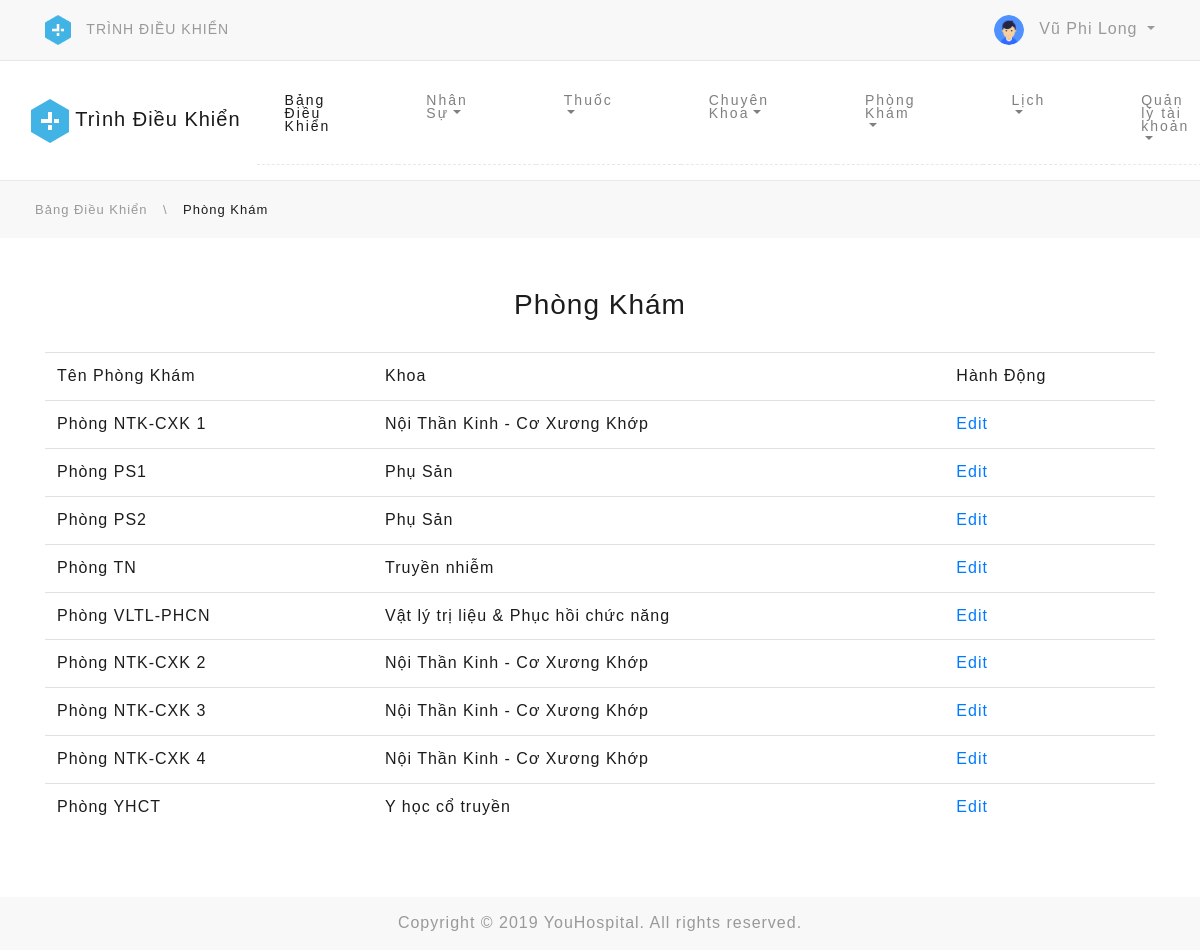
Screenshot of /Admin/?controller=Clinic (signed in) with the database file from the repository.
### tables this page shows
CREATE TABLE `clinic` (
  `cli_id` int(11) NOT NULL,
  `cli_name` varchar(256) NOT NULL,
  `cli_dep_code` varchar(50) NOT NULL
);

CREATE TABLE `department` (
  `dep_id` int(11) NOT NULL,
  `dep_code` varchar(50) NOT NULL,
  `dep_name` varchar(50) NOT NULL,
  `dep_description` text NOT NULL
);

### Admin/Controller/ClinicController.php (called while the page is built, shortened)
<?php
require_once 'Model/ClinicModel.php';
    class ClinicController{
	public function getView(){
                $model = new ClinicModel();
                $cli = $model->selectClinic();
		require_once('View/clinic.php');
	}
    }
?>

### Admin/index.php (called while the page is built, shortened)
<?php
if (isset($_GET['controller'])) {
	if (isset($_GET['action'])) {
		$action = $_GET['action'];
	} else {
		$action = 'getView';
	}
} else {
	$controller = 'Home';
	$action = 'getView';
}
$controller = new $controllerName();
$controller->$action();
?>

### Admin/Model/ClinicModel.php (called while the page is built, shortened)
<?php
    class ClinicModel{
        public function selectClinic(){
            $db = new Database();
            $conn = $db->dbConnect();
            $sql = "SELECT * FROM clinic INNER JOIN department ON cli_dep_code = dep_code";
            $arr_rs = array();
            $rs = $conn->query($sql);
            if($rs->num_rows > 0){
                while($result = $rs->fetch_assoc()){
                    $arr_rs[] = $result;
                }
            }
            return $arr_rs;
        }
    }
?>

### Admin/View/clinic.php (the view, shortened to what this page needs)
<!DOCTYPE html>
<html lang="en">
<head>
	<link rel="stylesheet" href="../lib/bootstrap-4.0.0/dist/css/bootstrap.min.css">
	<link rel="stylesheet" href="assets/css/style.css">
        <link rel="stylesheet" href="../lib/fontawesome-free-5.9.0-web/css/all.min.css">
	<link rel="stylesheet" href="../lib/jquery-ui/jquery-ui.min.css">
</head>
<body>
    <?php include_once('include/header.php') ?>
	<div class="navigation">
		<div class="container-fluid">
			<nav class="navbar navbar-expand-xl navbar-light">
			  	<a class="navbar-brand" href=".">
			  		<img src="../assets/images/logo/header_logo.png"> Trình Điều Khiển
			  	</a>
			  	<div class="collapse navbar-collapse justify-content-center" id="navbarNav">
				    <ul class="navbar-nav">
				      	<li class="nav-item active">
				        	<a class="nav-link" href=".">Bảng Điều Khiển</a>
				      	</li>
						<li class="nav-item dropdown">
				        	<a class="nav-link dropdown-toggle" href="#" role="button" id="navEmpDropdown" data-toggle="dropdown" aria-haspopup="true" aria-expanded="false">Nhân Sự</a>
				      	</li>
						<li class="nav-item dropdown">
				        	<a class="nav-link dropdown-toggle" href="#" role="button" id="navMedDropdown" data-toggle="dropdown" aria-haspopup="true" aria-expanded="false">Thuốc</a>
						</li>
				      	<li class="nav-item dropdown">
				        	<a class="nav-link dropdown-toggle" href="#" role="button" id="navDepDropdown" data-toggle="dropdown" aria-haspopup="true" aria-expanded="false">Chuyên Khoa</a>
						</li>
						<li class="nav-item dropdown">
							<a class="nav-link dropdown-toggle" href="#" role="button" id="navDepDropdown" data-toggle="dropdown" aria-haspopup="true" aria-expanded="false">Phòng Khám</a>
						</li>
						<li class="nav-item dropdown">
							<a class="nav-link dropdown-toggle" href="#" role="button" id="navDepDropdown" data-toggle="dropdown" aria-haspopup="true" aria-expanded="false">Lịch</a>
						</li>
						<li class="nav-item dropdown">
				        	<a class="nav-link dropdown-toggle" href="#" role="button" id="navDepDropdown" data-toggle="dropdown" aria-haspopup="true" aria-expanded="false">Quản lý tài khoản</a>
				      	</li>
				    </ul>
			  	</div>
			</nav>
		</div>
	</div>
	<div class="breadcrumbs">
		<div class="container">
			<a href=".">Bảng Điều Khiển</a>
			<span>\</span>
			<a class="active" href="add_patient.php">Phòng Khám</a>
		</div>
	</div>
    <div class="add-patient">
		<div class="title">
			<h4>Phòng Khám</h4>
		</div>
        <div class="container">
            <div class="form-add-patient">
                <br/>
                <form id="form-add-patient" method="post" action="">
                    <table width="80%" border="0" class="table table-hover">
                        <tr>
                            <td>Tên Phòng Khám</td>
                            <td>Khoa</td>
                            <td>Hành Động</td>
                        </tr>
                        <?php   foreach ($cli as $value) {  ?>
                        <tr>
                            <td><?=$value['cli_name']?></td>
                            <td><?=$value['dep_name']?></td>
                            <td><a href="?controller=Clinic&action=getViewEdit&id=<?=$value['cli_id']?>">Edit</a></td>
                        </tr>
                        <?php } ?>
                    </table>
                </form>
            </div>
        </div>
	</div>
    <?php include_once('include/footer.php'); ?>
</body>
</html>

### Admin/assets/css/style.css (style rules this page uses)
* { margin: 0; padding: 0; }
body { font-family: Helvetica, Arial, sans-serif; color: #1c1c1c; letter-spacing: 1px; line-height: 1.42857; }
div.navigation { padding: 7px 0; border-top: 1px solid #e8e8e8; border-bottom: 1px solid #e8e8e8; }
div.navigation nav.navbar div.collapse ul.navbar-nav li { display: flex; }
div.navigation nav.navbar div.collapse ul.navbar-nav li:after { content: "|"; display: list-item; text-align: -webkit-match-parent; margin: 2px 20px; color: #727475; font-weight: 400; }
div.navigation nav.navbar div.collapse ul.navbar-nav li a { font-size: 14px; line-height: 13px; font-weight: 400; letter-spacing: 2px; transition: 0.4s all; }
div.navigation nav.navbar div.collapse ul.navbar-nav li:last-child:after { content: ''; margin: 0; }
div.navigation nav.navbar a.navbar-brand { display: none; }
@media (max-width: 1200px) { div.navigation nav.navbar div.collapse ul.navbar-nav li { padding: 10px 20px; border-bottom: 1px dashed #e8e8e8; } }
@media (max-width: 1200px) { div.navigation nav.navbar div.collapse ul.navbar-nav li:after { content: ''; } }
@media (max-width: 1200px) { div.navigation nav.navbar a.navbar-brand { display: block; } }
div.add-patient { padding: 50px 0; }
div.add-patient div.title h4 { text-align: center; font-size: 28px; }
div.breadcrumbs { background-color: #f8f8f8; }
div.breadcrumbs div.container { padding: 17px 0; }
div.breadcrumbs div.container a { color: #999; font-size: 13px; margin: 0 5px; transition: 0.4s all; text-decoration: none; }
div.breadcrumbs div.container a.active { color: #1c1c1c; }
div.breadcrumbs div.container span { color: #999; font-size: 13px; margin: 0 5px; }
.table tr th, .table tr td { vertical-align: middle; }

### rows the page displays
clinic: cli_name "Phòng NTK-CXK 1", department.dep_name "Nội Thần Kinh - Cơ Xương Khớp"
clinic: cli_name "Phòng PS1", department.dep_name "Phụ Sản"
clinic: cli_name "Phòng PS2", department.dep_name "Phụ Sản"
clinic: cli_name "Phòng TN", department.dep_name "Truyền nhiễm"
clinic: cli_name "Phòng VLTL-PHCN", department.dep_name "Vật lý trị liệu & Phục hồi chức năng"
clinic: cli_name "Phòng NTK-CXK 2", department.dep_name "Nội Thần Kinh - Cơ Xương Khớp"
clinic: cli_name "Phòng NTK-CXK 3", department.dep_name "Nội Thần Kinh - Cơ Xương Khớp"
clinic: cli_name "Phòng NTK-CXK 4", department.dep_name "Nội Thần Kinh - Cơ Xương Khớp"
clinic: cli_name "Phòng YHCT", department.dep_name "Y học cổ truyền"

### other values shown
$_SESSION['Login']['emp_name'] "Vũ Phi Long"
